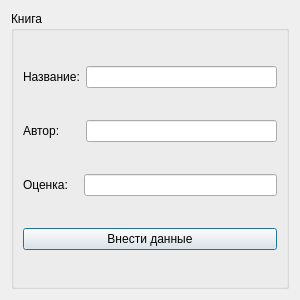
<?xml version="1.0" encoding="UTF-8"?>
<ui version="4.0">
 <class>Book</class>
 <widget class="QDialog" name="Book">
  <property name="geometry">
   <rect>
    <x>0</x>
    <y>0</y>
    <width>300</width>
    <height>300</height>
   </rect>
  </property>
  <property name="windowTitle">
   <string>Dialog</string>
  </property>
  <layout class="QVBoxLayout" name="verticalLayout_2">
   <item>
    <widget class="QGroupBox" name="groupBox">
     <property name="title">
      <string>Книга</string>
     </property>
     <layout class="QVBoxLayout" name="verticalLayout">
      <item>
       <layout class="QHBoxLayout" name="horizontalLayout">
        <item>
         <widget class="QLabel" name="line1">
          <property name="text">
           <string>Название:</string>
          </property>
         </widget>
        </item>
        <item>
         <widget class="QLineEdit" name="namebook"/>
        </item>
       </layout>
      </item>
      <item>
       <layout class="QHBoxLayout" name="horizontalLayout_2">
        <item>
         <widget class="QLabel" name="line2">
          <property name="text">
           <string>Автор:      </string>
          </property>
         </widget>
        </item>
        <item>
         <widget class="QLineEdit" name="authorbook"/>
        </item>
       </layout>
      </item>
      <item>
       <layout class="QHBoxLayout" name="horizontalLayout_3">
        <item>
         <widget class="QLabel" name="line3">
          <property name="text">
           <string>Оценка:   </string>
          </property>
         </widget>
        </item>
        <item>
         <widget class="QLineEdit" name="gradebook"/>
        </item>
       </layout>
      </item>
      <item>
       <widget class="QPushButton" name="pushButton">
        <property name="text">
         <string>Внести данные</string>
        </property>
       </widget>
      </item>
     </layout>
    </widget>
   </item>
  </layout>
 </widget>
 <resources/>
 <connections/>
</ui>
